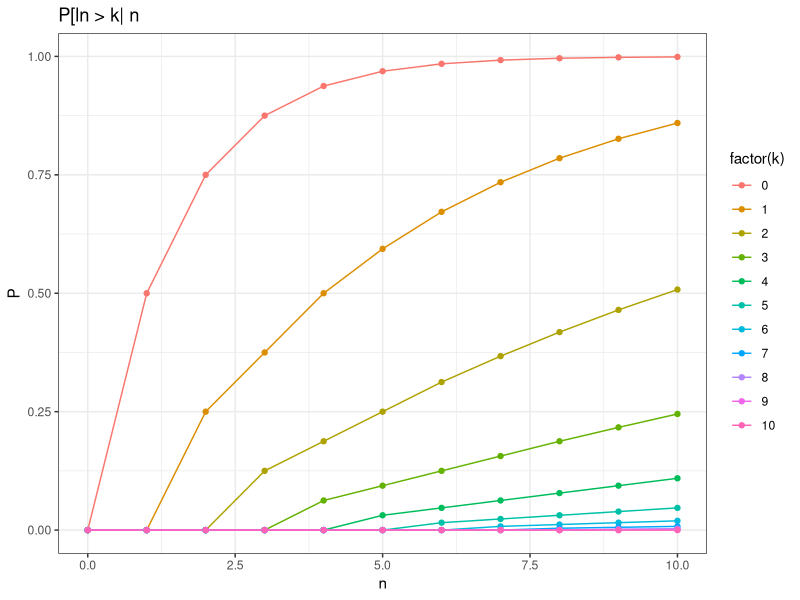
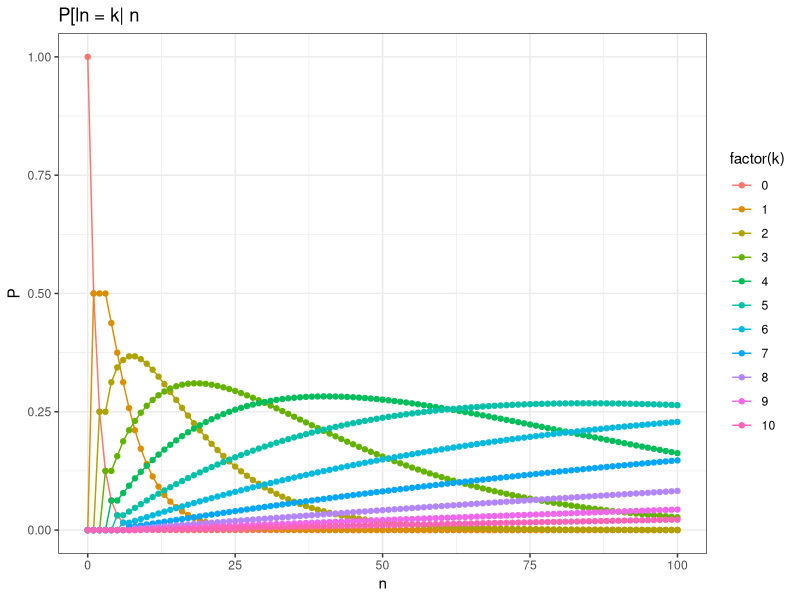

The R source for these figures, in order:
require(reshape2)
require(ggplot2)

# Estimation of P[ln > k|n] where ln is the length of the longest run
# of successes in n Bernoulli trials.
#
# we start by calculating P[ln <= k|n] := P[k|n]

# Approach 1: write an equation for P[k|n] by iteratively
# contitioning from the first throw and on:
# P[k|n] = p P[k|n, H] + (1-p) P[k|n-1] =
# ...    = p^k (1-p) P[k|n-1-k] + ... + (1-p) P[k|n-1]
# solve this by dynamic programming:

CalcPLongestRunLessEqual1 <- function(p, k, n) {
  
  if (n < 0)
    stop("n < 0")
  if (k < 0)
    stop("k < 0")
  
  # state tracks the probabilities for each n: state[n+1] = P[k|n]
  state <- array(NA, n+1)
  state[1:min(k+1, n+1)] <- 1 # don't need to calculate for n <= k
  
  CalcPLongestRunLessEqualImpl1(p, k, n, state)
}

CalcPLongestRunLessEqualImpl1 <- function(p, k, n, state) {

  if (n <= k) # we have alerady dealt with these during initialization
    return (state)
  
  pkn <- state[n+1]
  if (is.na(pkn)) { # it's a first timer!
    
    # this will update state up to n-1
    state <- CalcPLongestRunLessEqualImpl1(p, k, n - 1, state)
    pkn = 0
    for (j in 0:min(k, n-1)) {
      pkn = pkn + p^j * state[n - j]
    }
    pkn <- (1-p) * pkn
    state[n+1] <- pkn
  }
  state
}

# Approach 2: use a Markov Chain for the evolution of state variable
# s = 0, 1, 2, ..., k length of the latest run + a final absorbing
# state (s[k+2]) which embed when there has been a run longer than k.
# The transition matrix A has the form:
#
# 1-p 1-p 1-p ... 1-p  0
#   p   0   0 ...   0  0
#   0   p   0 ...   0  0
#   0   0   p ...   0  0
#   ...
#   0   0   0       p  1
#
# given the initial state s = (1, 0, 0, ..., 0), the state probs
# after n throws is A^n, therefore P[k|n] being the probability
# not to be in the final absorbing state (run longer than k), we have
# P[k|n] = (1 - A^n s)[k+2]

CalcPLongestRunLessEqual2 = function(p, k, n) {
  if (n < 0)
    stop("n < 0")
  if (k < 0)
    stop("k < 0")
  
  result <- rep(NA, n+1)
  A <- cbind(rbind(rep(1-p, k+1), p * diag(k+1)), c(rep(0, k+1), 1))
  s <- c(1, rep(0, k+1)) # initial state, k = 0
  result[1] <- 1 # n = 0
  if (n > 0) {
    for (j in 1:n) {
      s <- A %*% s
      result[j+1] <- 1-s[k+2]
    }
  }
  result
}

# approach 2 is slightly faster:
system.time(result1 <- CalcPLongestRunLessEqual1(0.5, 1, 500))
system.time(result2 <- CalcPLongestRunLessEqual2(0.5, 1, 500))

# also, approach one runs out of stacks!
system.time(result1long <- tryCatch(
  CalcPLongestRunLessEqual1(0.5, 100, 100000),
  error = function(c) message("Too many recursive calls.")))
# while the Markov Chain can go on a lot
system.time(result2long <- try(CalcPLongestRunLessEqual2(0.5, 100, 100000)))

# OK, they give the same answer:
sum(result1-result2)

# We now want to calculate P[ln>k|n], which is just 1 - P[k|n]
# as defined above.

kmax <- 10
n <- 10
p <- 0.5

Prob <- matrix(NA, kmax + 1, n + 1)
for (k in 0:kmax) {
  Prob[k+1,] <- 1-CalcPLongestRunLessEqual2(p, k, n)
}
rownames(Prob) <- 0:(nrow(Prob)-1)
colnames(Prob) <- 0:(ncol(Prob)-1)

Prob <- melt(Prob)
colnames(Prob) <- c("k", "n", "P")
head(Prob[Prob$k==0, ])
head(Prob[Prob$k==1, ])
head(Prob[Prob$n==2, ])
head(Prob[Prob$n==3, ])

ggplot(data = Prob, aes(x=n, y=P, group=k, colour=factor(k))) +
  theme_bw() + ggtitle("P[ln > k| n") + xlab("n") + geom_line() + geom_point()


# let's tackle P[ln = k|n]
# just use approach 2 above, but when there has been a run of length k
# if next trial is tail jump into a second set of states which counts
# again the run length to make sure there is not going to be a longer one.
# state s = (s_a, s_b, T)
# s_a[k+1] = prob length of last run equals k conditional on there hasn't
# been a run of length k or more
# s_b[k=1] = prob length of last run equals k conditional on there has
# been a run of length k but not more.
# T = there has been a run of length more than k
CalcPLongestRunEqualK = function(p, k, n) {
  if (n < 0)
    stop("n < 0")
  if (k < 0)
    stop("k < 0")
  if (k == 0)
    return (rep(1 - p, n + 1)^(0:n))
  
  result <- rep(NA, n + 1)
  Aa <- rbind(rep(1 - p, k), cbind(p * diag(k - 1), rep(0, k - 1)))
  A.b.a <- matrix(0, k, k + 2) # from b no way to get back to a
  A.a.b <- matrix(0, k + 2, k)
  A.a.b[k + 1, k] <- p # only way from a -> b, first run reaches length k
  Ab <- cbind(rbind(rep(1 - p, k+1), p * diag(k+1)), c(rep(0, k+1), 1))
  A <- rbind(cbind(Aa, A.b.a), cbind(A.a.b, Ab))

  s <- c(1, rep(0, 2 * k + 1)) # initial state, k = 0
  result[1] <- ifelse(k == 0, 1, 0) # n = 0
  if (n > 0) {
    for (j in 1:n) {
      s <- A %*% s
      result[j+1] <- sum(s[(k + 1):(nrow(A) - 1)])
    }
  }
  result
}

kmax <- 10
n <- 100
p <- 0.5
Prob <- matrix(NA, kmax + 1, n + 1)
for (k in 0:kmax) {
  Prob[k+1,] <- CalcPLongestRunEqualK(p, k, n)
}
rownames(Prob) <- 0:(nrow(Prob)-1)
colnames(Prob) <- 0:(ncol(Prob)-1)

Prob <- melt(Prob)
colnames(Prob) <- c("k", "n", "P")
head(Prob[Prob$k==0, ])
head(Prob[Prob$k==1, ])
head(Prob[Prob$n==2, ])
head(Prob[Prob$n==3, ])

ggplot(data = Prob, aes(x=n, y=P, group=k, colour=factor(k))) +
  theme_bw() + ggtitle("P[ln = k| n") + xlab("n") + geom_line() + geom_point()
